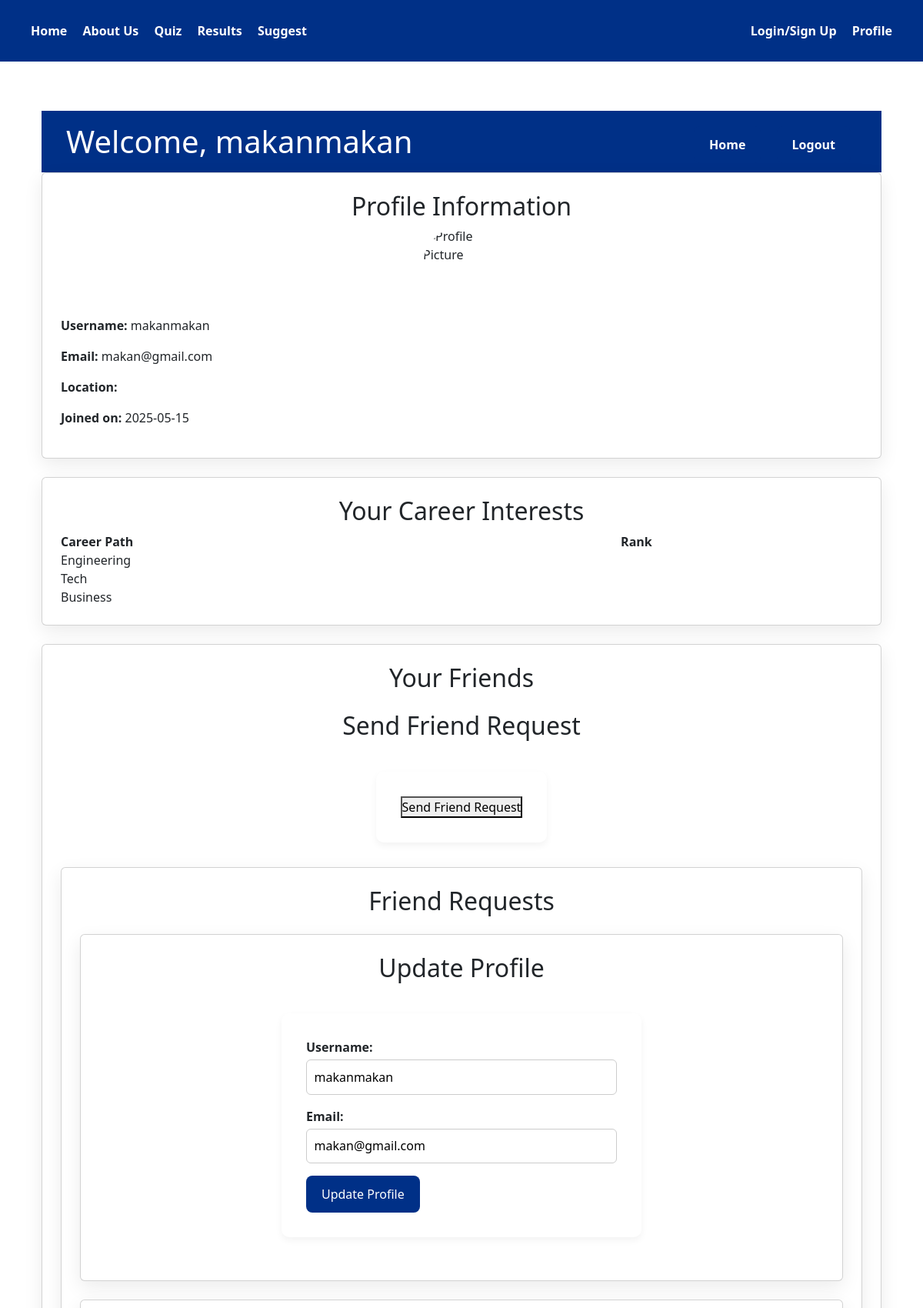
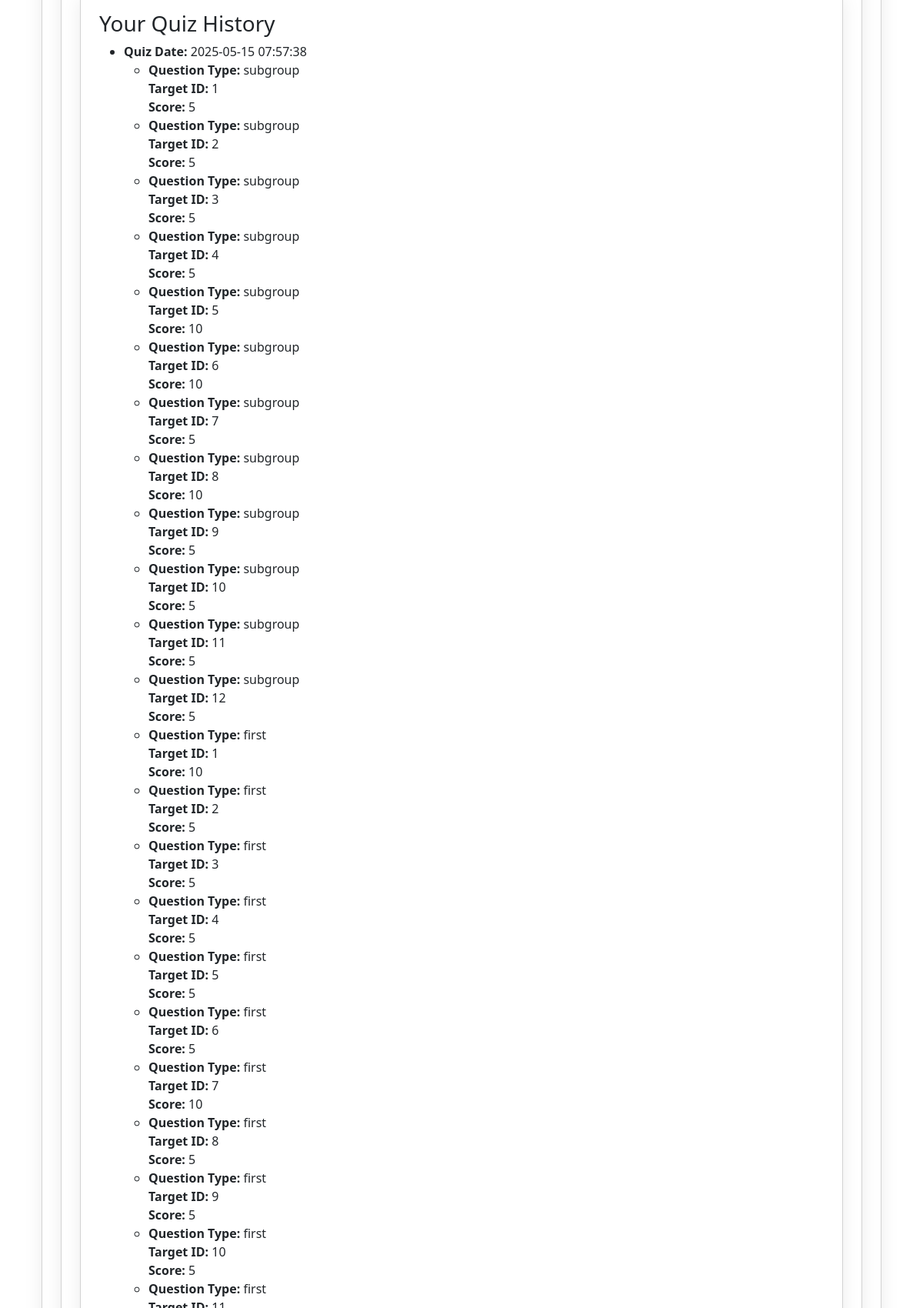
The page /profile (signed in, upper part) on the database its author committed (2 pictures, top to bottom).
### models.py (models this page shows)
class User(UserMixin, db.Model):
    __tablename__ = 'user'
    id = db.Column(db.Integer, primary_key=True)
    username = db.Column(db.String(100), nullable=False, unique=True)
    email = db.Column(db.String(100), nullable=False, unique=True)
    password = db.Column(db.String(100), nullable=False)
    bio = db.Column(db.Text, nullable=True)
    join_date = db.Column(db.DateTime, default=datetime.now)  # Add this line
    friends = db.relationship(
        'User',
        secondary=friendships,
        primaryjoin=(id == friendships.c.user_id),
        secondaryjoin=(id == friendships.c.friend_id),
        backref='friend_of'
    )

class QuizSession(db.Model):
    __tablename__ = 'quiz_sessions'
    id = db.Column(db.Integer, primary_key=True)
    session_id = db.Column(db.String(100), unique=True, nullable=False)
    user_id = db.Column(
        db.Integer,
        db.ForeignKey('user.id', name='fk_quiz_session_user'),
        nullable=True
    )
    created_at = db.Column(db.DateTime, default=lambda: datetime.now(timezone.utc))
    user = db.relationship('User', backref='quiz_sessions')
    responses = db.relationship('UserResponse', backref='quiz_session', lazy=True)

class UserResponse(db.Model):
    __tablename__ = 'user_responses'
    id = db.Column(db.Integer, primary_key=True)
    session_id = db.Column(
        db.String(100),
        db.ForeignKey('quiz_sessions.session_id', name='fk_user_response_quiz_session'),
        nullable=False
    )
    question_type = db.Column(db.String(50), nullable=False)  # 'subgroup', 'first', 'second'
    target_id = db.Column(db.Integer, nullable=False)
    score = db.Column(db.Integer, nullable=False)
    created_at = db.Column(db.DateTime, default=lambda: datetime.now(timezone.utc))

### app.py (the view)
@app.route('/profile')
@login_required
def profile():
    user_id = current_user.id
    quiz_sessions = QuizSession.query.filter_by(user_id=user_id).all()
    return render_template('profile.html', user=current_user, quiz_sessions=quiz_sessions)

### app.py (called while the page is built)
@login_manager.user_loader
def load_user(user_id):
    return User.query.get(int(user_id))

### templates/profile.html (shortened to what this page needs)
{% extends "base.html" %}
{% block content %}
<div class="container">
    <header class="header">
        <h1>Welcome, {{ user.username }}</h1>
        <div class="nav-right">
            <a href="{{ url_for('base') }}" class="button" style="width:auto;">Home</a>
            <a href="{{ url_for('logout') }}" class="button" style="width:auto;">Logout</a>
        </div>
    </header>
    <section class="card">
        <h2>Profile Information</h2>
        <div class="centered" style="margin-bottom: 1rem;">
            <img src="{{ url_for('static', filename='images/user.profile_pic.jpg') }}" alt="Profile Picture" width="100" height="100" style="border-radius: 50%;">
        </div>
        <p><strong>Username:</strong> {{ user.username }}</p>
        <p><strong>Email:</strong> {{ user.email }}</p>
        <p><strong>Location:</strong> {{ user.location }}</p>
        {% if user.join_date %}
            <p><strong>Joined on:</strong> {{ user.join_date.strftime('%Y-%m-%d') }}</p>
        {% else %}
            <p><strong>Joined on:</strong> Unknown</p>
        {% endif %}
    </section>
    <section class="card">
        <h2>Your Career Interests</h2>
        <table style="width:100%; border-collapse: collapse;">
            <tr><th>Career Path</th><th>Rank</th></tr>
            <tr><td>Engineering</td><td>{{ user.engineering }}</td></tr>
            <tr><td>Tech</td><td>{{ user.tech }}</td></tr>
            <tr><td>Business</td><td>{{ user.business }}</td></tr>
        </table>
    </section>
    <section class="card">
        <h2>Your Friends</h2>
        <h2>Send Friend Request</h2>
        <form action="{{ url_for('send_friend_request', to_user_id=user.id) }}" method="POST">
        <button type="submit">Send Friend Request</button>
        </form>
    <section class="card">
        <h2>Friend Requests</h2>
    <section class="card">
        <h2>Update Profile</h2>
        <form action="{{ url_for('profile') }}" method="POST">
            <label for="username">Username:</label>
            <input type="text" id="username" name="username" value="{{ user.username }}" required>
            <label for="email">Email:</label>
            <input type="email" id="email" name="email" value="{{ user.email }}" required>
            <button class="button" type="submit">Update Profile</button>
        </form>
    </section>
    <section class="card">
        <h3>Your Quiz History</h3>
        {% if quiz_sessions %}
            <ul>
                {% for session in quiz_sessions %}
                    <li>
                        <strong>Quiz Date:</strong> {{ session.created_at.strftime('%Y-%m-%d %H:%M:%S') }}
                        <ul>
                            {% for response in session.responses %}
                                <li>
                                    <strong>Question Type:</strong> {{ response.question_type }}<br>
                                    <strong>Target ID:</strong> {{ response.target_id }}<br>
                                    <strong>Score:</strong> {{ response.score }}
                                </li>
                            {% endfor %}
                        </ul>
                    </li>
                {% endfor %}
            </ul>
        {% else %}
            <p>No quiz history found.</p>
        {% endif %}
    </section>
</div>
{% endblock %}

### static/style.css (style rules this page uses)
* { margin: 0; padding: 0; box-sizing: border-box; font-family: ''Inter', 'Segoe UI'', sans-serif; }
body { background-color: #ffffff; color: white; color: #333; line-height: 1.6; }
.container { max-width: 1100px; margin: auto; padding: 2rem; }
.header { background-color: #003087; color: white; padding: 1rem 2rem; display: flex; justify-content: space-between; align-items: center; flex-wrap: wrap; height: 80px; }
.nav-left a, .nav-right a { color: white; margin: 0 0.5rem; text-decoration: none; font-weight: 600; transition: color 0.2s; }
.button { padding: 0.75rem 1.25rem; background-color: #003087; color: white; border: none; border-radius: 8px; cursor: pointer; text-align: center; transition: background 0.2s ease; font-size: 1rem; width: auto; display: inline-block; }
input[type="text"], input[type="email"], input[type="password"], textarea, select { padding: 0.6rem; width: 100%; max-width: 500px; border: 1px solid #ccc; border-radius: 6px; margin-bottom: 1rem; font-size: 1rem; }
form { margin: 2rem auto; padding: 2rem; border-radius: 10px; box-shadow: 0 4px 10px rgba(0, 0, 0, 0.05); }
form label { font-weight: 600; margin-bottom: 0.25rem; display: block; }
.card { background-color: white; border-radius: 12px; padding: 1.5rem; box-shadow: 0 8px 24px rgba(0, 0, 0, 0.08); transition: transform 0.3s ease, box-shadow 0.3s ease; margin-bottom: 1.5rem; display: flex; flex-direction: column; justify-content: space-between; height: 100%; }
.card .button { margin-top: auto; }
h1 { font-weight: 700; margin-bottom: 1rem; color: #222; }
h2 { text-align: center; margin-bottom: 1.5rem; font-size: 2rem; color: #333; }
a { color: #003087; text-decoration: none; }
.centered { display: flex; justify-content: center; align-items: center; }

### rows shown on the page
User: username "makanmakan", email "makan@gmail.com", join_date "2025-05-15"
QuizSession: created_at "2025-05-15 07:57:38"
UserResponse: question_type "subgroup", target_id "1", score "5"
UserResponse: question_type "subgroup", target_id "2", score "5"
UserResponse: question_type "subgroup", target_id "3", score "5"
UserResponse: question_type "subgroup", target_id "4", score "5"
UserResponse: question_type "subgroup", target_id "5", score "10"
UserResponse: question_type "subgroup", target_id "6", score "10"
UserResponse: question_type "subgroup", target_id "7", score "5"
UserResponse: question_type "subgroup", target_id "8", score "10"
UserResponse: question_type "subgroup", target_id "9", score "5"
UserResponse: question_type "subgroup", target_id "10", score "5"
UserResponse: question_type "subgroup", target_id "11", score "5"
UserResponse: question_type "subgroup", target_id "12", score "5"
UserResponse: question_type "first", target_id "1", score "10"
UserResponse: question_type "first", target_id "2", score "5"
UserResponse: question_type "first", target_id "3", score "5"
UserResponse: question_type "first", target_id "4", score "5"
UserResponse: question_type "first", target_id "5", score "5"
UserResponse: question_type "first", target_id "6", score "5"
UserResponse: question_type "first", target_id "7", score "10"
UserResponse: question_type "first", target_id "8", score "5"
UserResponse: question_type "first", target_id "9", score "5"
UserResponse: question_type "first", target_id "10", score "5"
UserResponse: question_type "first"
